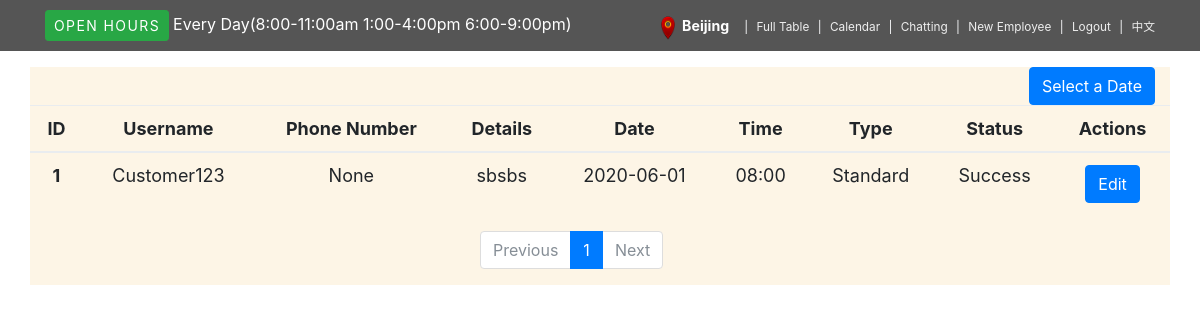
The page /employee_f (signed in) on the database as committed earlier.
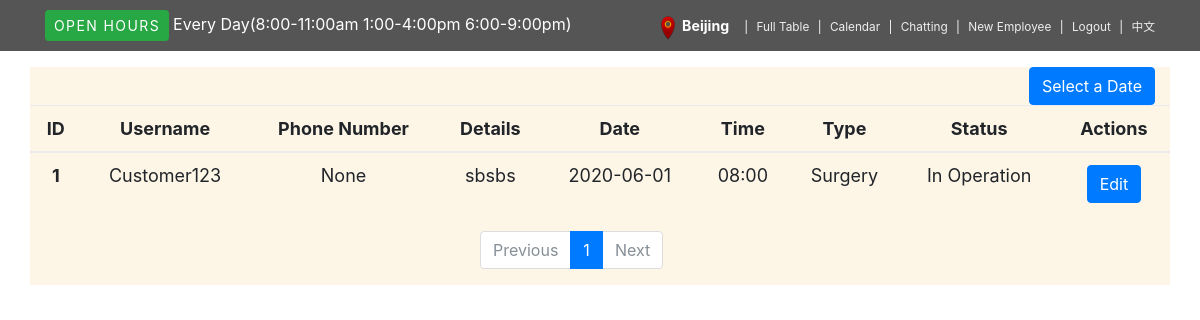
The same page on the database as committed later.
### blogapp/models.py (models this page shows, shortened)
class Customer(db.Model):
	id = db.Column(db.Integer, primary_key=True)
	username = db.Column(db.String(64), index=True, unique=True)
	email = db.Column(db.String(120), index=True, unique=True)
	password_hash = db.Column(db.String(128))
	pets = db.relationship('Pet', backref='customer', lazy='dynamic')
	phone = db.Column(db.Integer, index=True)
	firstname = db.Column(db.String(64), index=True)
	lastname = db.Column(db.String(64), index=True)
	appointment = db.relationship('Appointment', backref='customer', lazy='dynamic')
	posts = db.relationship('Post', backref='author', lazy='dynamic')

class Appointment(db.Model):
	id = db.Column(db.Integer, primary_key=True)
	type = db.Column(db.String(64),index=True)
	date = db.Column(db.String(64), index=True)
	time = db.Column(db.String(64), index=True)
	city = db.Column(db.String(64), index=True)
	details = db.Column(db.String(120), index=True)
	pet_id = db.Column(db.Integer, db.ForeignKey('pet.id'))
	start = db.Column(db.DateTime, index=True, default=datetime.utcnow())
	end = db.Column(db.DateTime, index=True, default=datetime.utcnow())
	status = db.Column(db.String(64), index=True, default='Submitted')
	customer_id = db.Column(db.Integer, db.ForeignKey('customer.id'))

### blogapp/routes.py (the view)
@app.route('/employee_f', methods=['GET', 'POST'])
def employee_f():
	page = request.args.get('page', 1, type = int)
	session['current_path'] = request.path
	if not session.get("USERNAME") is None:
		employee_in_db = Employee.query.filter(Employee.username == session.get("USERNAME")).first()
		user = {'city': employee_in_db.key}
		prev_posts = db.session.query(Customer, Appointment).filter(Appointment.customer_id == Customer.id).filter(Appointment.city==employee_in_db.key).order_by(Appointment.id.desc()).paginate(page, 6)
		return render_template('employee_f.html',user=user, title='table', prev_posts=prev_posts, language=language[render_languages()],pagination=prev_posts )
	else:
		flash("User needs to either login or signup first")
		return redirect(url_for('login'))

### blogapp/routes.py (called while the page is built)
def render_languages():
    if not 'lang' in session:
        session['lang'] = 'en'
    return session['lang']

### blogapp/templates/employee_f.html (shortened to what this page needs)
{% extends "employee_base.html" %}
{% block head %}
    <link rel="stylesheet" href="{{ url_for('static', filename='bootstrap.min.css') }}">
    <link rel="stylesheet" href="{{ url_for('static', filename='bootstrap-datetimepicker.min.css') }}">
{% endblock %}
{% block content %}
    <div class="container" style="background-color: #FDF5E6;">
        <div style="text-align: right;">
                <a href="{{url_for('employee_t')}}" class="btn btn-primary"> {{language['e-f-select']}}</a>
        </div>
        <div class="row">
            <div class="table-responsive">
                    <table id="fresh" class="table table-hover" style="text-align: center;">
                        <thead style="font-size: large;">
                            <th data-field="id">{{language['e-index-id']}}</th>
                            <th data-field="name">{{language['e-index-username']}}</th>
                            <th data-field="phone" data-sortable="true">{{language['e-t-phonenumber']}}</th>
                            <th data-field="detail">{{language['e-t-details']}}</th>
                            <th data-field="date" data-sortable="true">{{language['e-t-date']}}</th>
                            <th data-field="time" data-sortable="true">{{language['r-a-time']}}</th>
                            <th data-field="type" data-sortable="true">{{language['e-t-Type']}}</th>
                            <th data-field="status" data-sortable="true">{{language['e-f-status']}}</th>
                            <th data-field="edit">{{language['e-index-Actions']}}</th>
                        </thead>
                        <tbody style="font-size: 18px;">
                            {% if prev_posts.items %}
                            {% for post in prev_posts.items %}
                                <tr>
                                  <th>{{post.Appointment.id}}</th>
                                  <td>{{post.Customer.username}}</td>
                                    <td>{{post.Customer.phone}}</td>
                                    <td>{{post.Appointment.details}}</td>
                                  <td>{{post.Appointment.date}}</td>
                                  <td>{{post.Appointment.time}}</td>
                                    <td>{{post.Appointment.type}}</td>
                                  <td>{{post.Appointment.status}}</td>
                                  <td><button class="btn btn-primary edit">{{language['e-f-edit']}}</button></td>
                                </tr>
                            {% endfor %}
                            {% else %}
                            <tr>
                                <td colspan="9">{{language['e-index-NA']}}</td>
                            </tr>
                            {% endif %}
                        </tbody>
                    </table>
                 {% import 'pages.html' as pg %}
               {{pg.my_paginate(pagination,'employee_f')}}
            </div>
        </div>
    </div>
{% endblock %}

Rows that differ between the two databases and show on the page:
changed through a linked row, Customer "Customer123": Appointment.type "Standard" → "Surgery"; Appointment.status "Success" → "In Operation"
